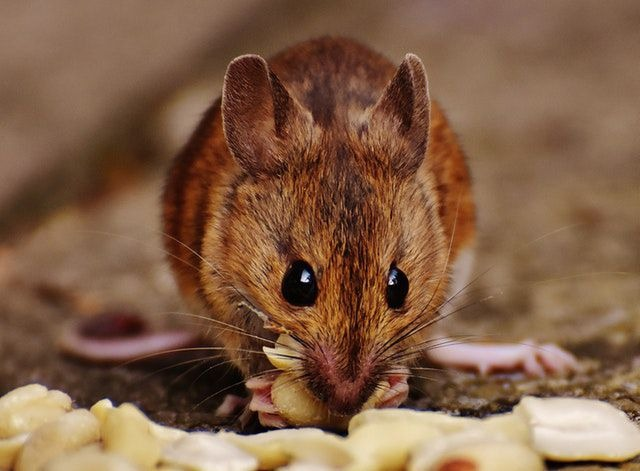
#> input picture industrial vison/images/industrial.jpg, 640 x 471 px
$ python 05_edge_detection.py   (older library calls are emulated)
#> lines starting #> are read from the running program, lines starting #| are printed output that depends on the picture; after the words box and inside, x2 and y2 are one past the last pixel; in counts of white or black regions, pixels touching at a corner belong together
import cv2
import matplotlib.pyplot as plt

image = cv2.imread("images/industrial.jpg")
#> image is the input picture: shape (471, 640, 3); mean B, G, R 71.2, 96.1, 130.6

if image is None:
    raise FileNotFoundError("Image not found.")

gray = cv2.cvtColor(
    image,
    cv2.COLOR_BGR2GRAY
)
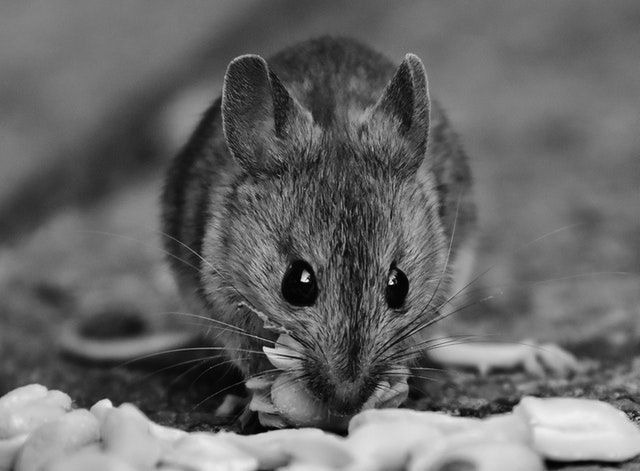
#> gray: shape (471, 640); min 0, max 253, mean 103.6

# -------------------------
# Sobel
# -------------------------

sobel_x = cv2.Sobel(
    gray,
    cv2.CV_64F,
    1,
    0,
    ksize=3
)

sobel_y = cv2.Sobel(
    gray,
    cv2.CV_64F,
    0,
    1,
    ksize=3
)

sobel_x = cv2.convertScaleAbs(sobel_x)
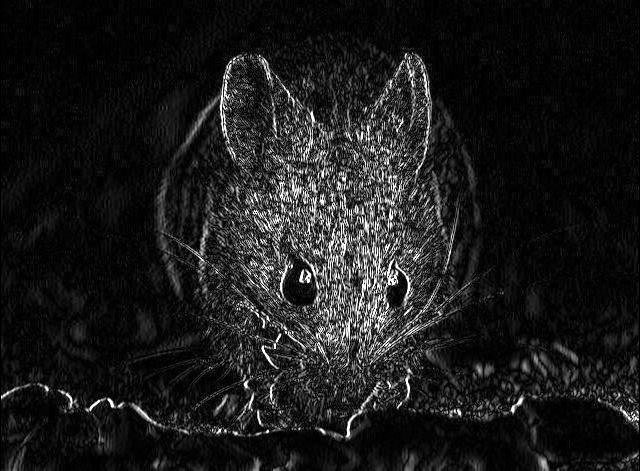
#> sobel_x: shape (471, 640); min 0, max 255, mean 27.3
sobel_y = cv2.convertScaleAbs(sobel_y)
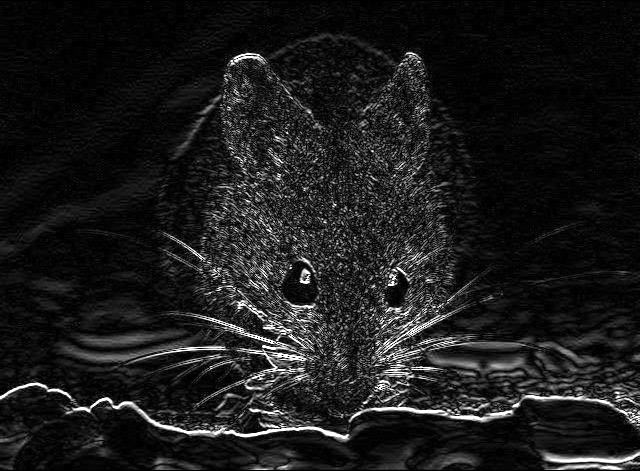
#> sobel_y: shape (471, 640); min 0, max 255, mean 27.6

sobel = cv2.addWeighted(
    sobel_x,
    0.5,
    sobel_y,
    0.5,
    0
)
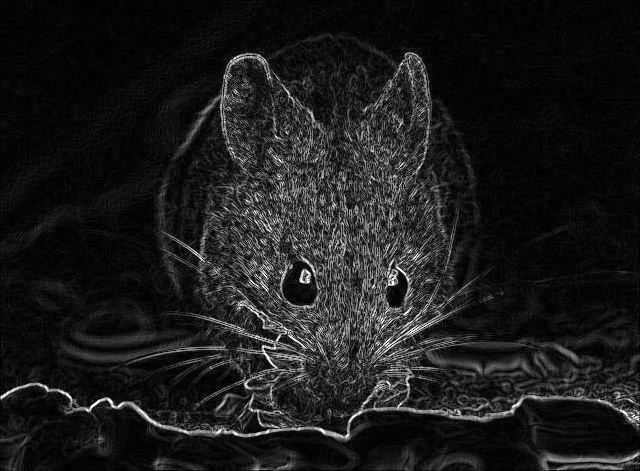
#> sobel: shape (471, 640); min 0, max 255, mean 27.5

# -------------------------
# Canny
# -------------------------

canny = cv2.Canny(
    gray,
    50,
    150
)
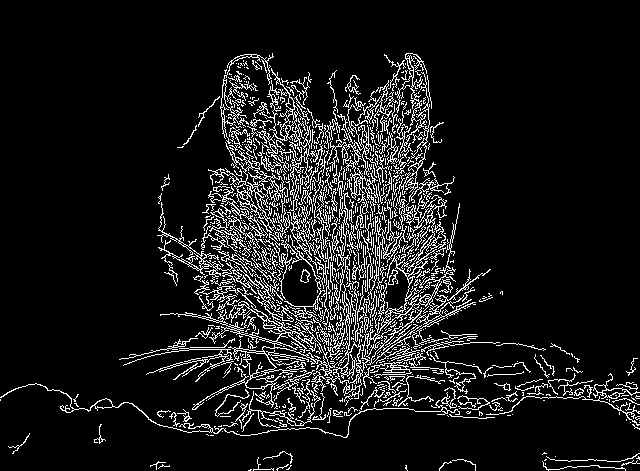
#> canny: shape (471, 640); 9.9% white in thin lines or dots, all inside (x1, y1, x2, y2) = (0, 53, 640, 471)

# -------------------------
# Laplacian
# -------------------------

laplacian = cv2.Laplacian(
    gray,
    cv2.CV_64F
)
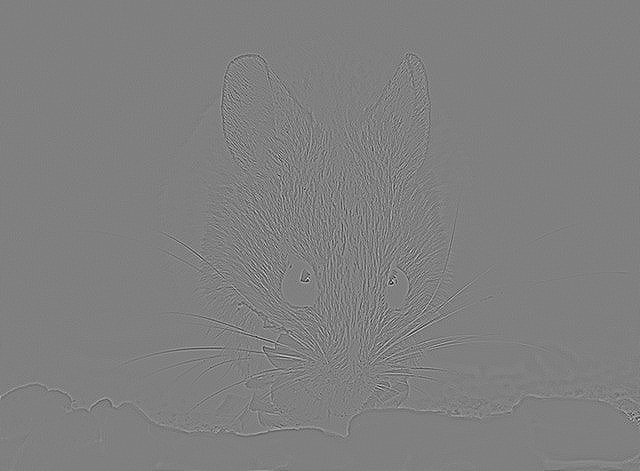
#> laplacian: shape (471, 640) float64; min -312, max 310, mean 0; drawn with min black and max white

laplacian = cv2.convertScaleAbs(
    laplacian
)
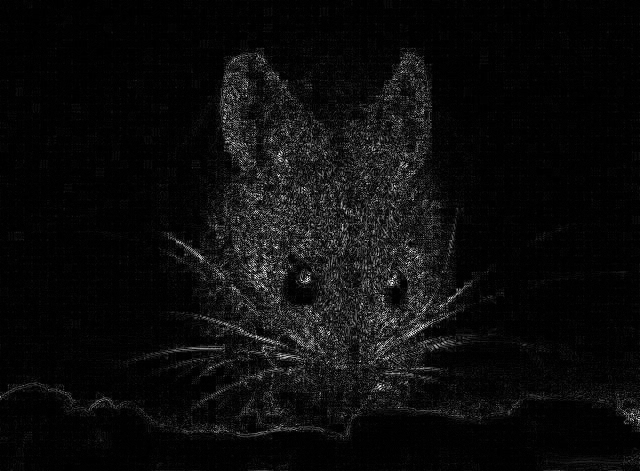
#> laplacian: shape (471, 640); min 0, max 255, mean 12.1

# -------------------------
# Display
# -------------------------

plt.figure(figsize=(12, 8))

plt.subplot(2, 2, 1)
plt.imshow(gray, cmap="gray")
plt.title("Grayscale")
plt.axis("off")

plt.subplot(2, 2, 2)
plt.imshow(sobel, cmap="gray")
plt.title("Sobel")
plt.axis("off")

plt.subplot(2, 2, 3)
plt.imshow(canny, cmap="gray")
plt.title("Canny")
plt.axis("off")

plt.subplot(2, 2, 4)
plt.imshow(laplacian, cmap="gray")
plt.title("Laplacian")
plt.axis("off")

plt.tight_layout()
plt.show()
